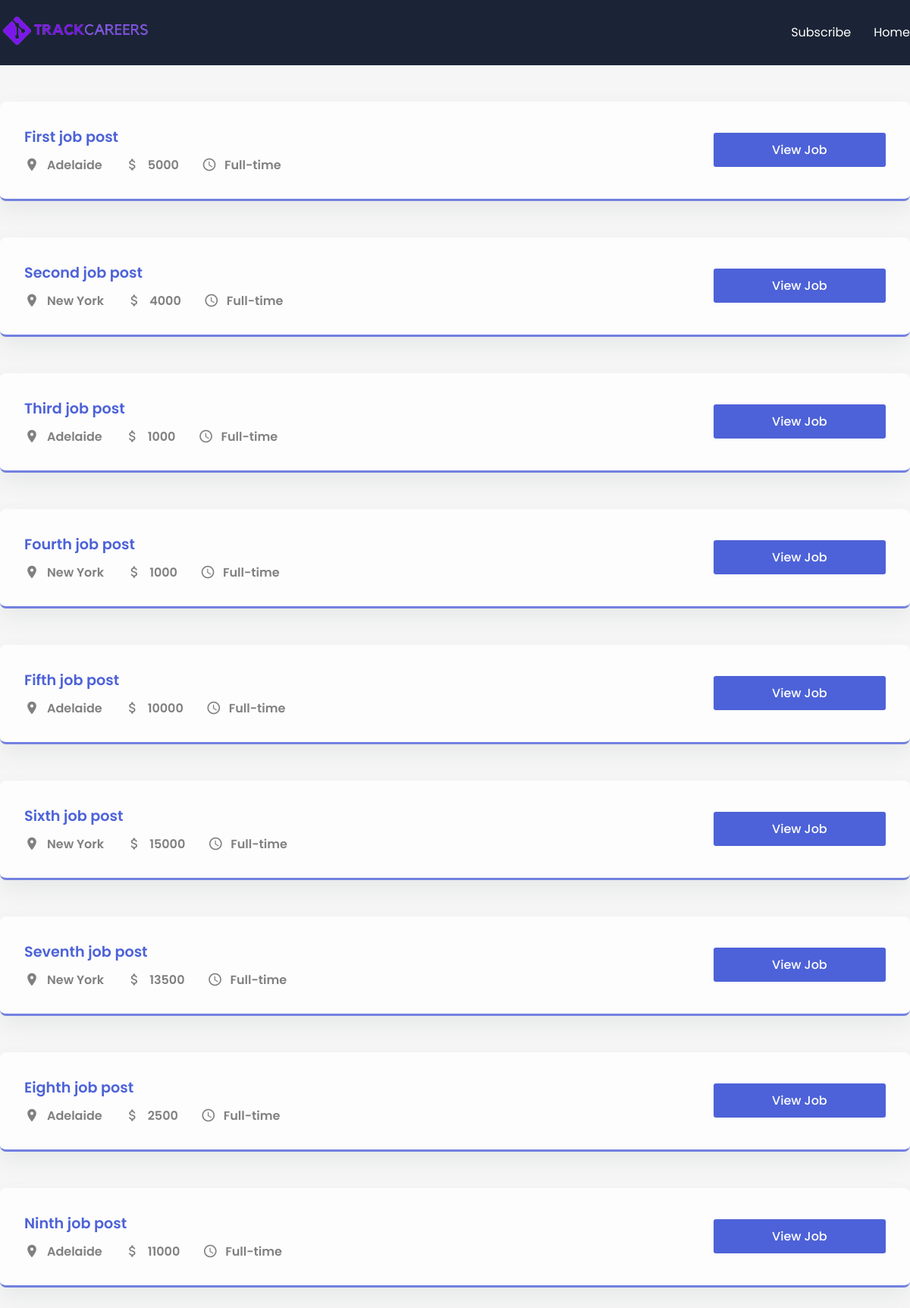
Before: / with the older database file.
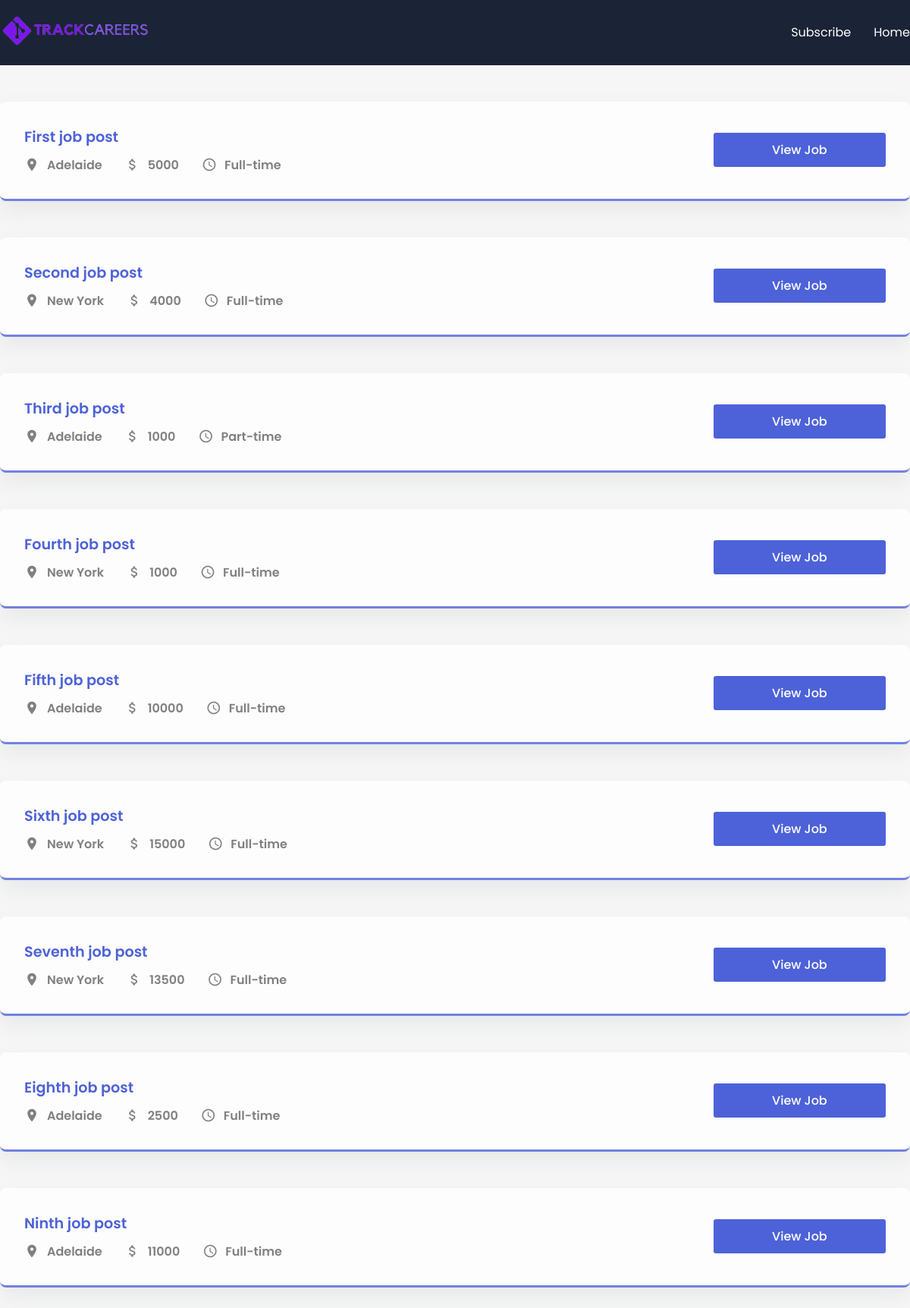
After: the same page with the newer database file.
### app/models.py (models this page shows, shortened)
class JobPost(models.Model):
    JOB_TYPE_CHOICES = [
        ('Full-time', 'Full-time'),
        ('Part-time', 'Part-time')
    ]
    title = models.CharField(max_length=200)
    description = models.TextField()
    date = models.DateTimeField(auto_now_add=True)
    expiry = models.DateField(null=True)
    salary = models.PositiveIntegerField()
    slug = models.SlugField(null=True, max_length=40, unique=True)
    location = models.ForeignKey(Location, on_delete=models.CASCADE, null=True)
    author = models.ForeignKey(Author, on_delete=models.CASCADE, null=True)
    skills = models.ManyToManyField(Skills)
    type = models.CharField(max_length=200, null=False, choices=JOB_TYPE_CHOICES)

class Location(models.Model):
    street = models.CharField(max_length=200)
    city = models.CharField(max_length=200)
    state = models.CharField(max_length=200)
    country = models.CharField(max_length=200)
    zip = models.CharField(max_length=200)

### app/views.py (the view)
# urls.py: path('', views.job_list, name='jobs_home'),
def job_list(request):
    jobs = JobPost.objects.all()
    context = {"jobs": jobs}
    return render(request, 'app/index.html', context)

### app/templates/app/index.html (shortened to what this page needs)
{% extends 'base.html' %}
{% block content %}
<section>
          <div class="container">
              {% for job in jobs %}
                    <div class="post">
                      <div class="job-info">
                        <h1 class="job-title">{{ job.title }}</h1>
                        <div class="job-des">
                          <div class="location item">
                            <span class="material-icons"> place </span>
                            <p>{{ job.location.city }}</p>
                          </div>
                          <div class="budget item">
                            <span class="material-icons"> attach_money </span>
                            <p>{{ job.salary }}</p>
                          </div>
                          <div class="time item">
                            <span class="material-icons"> schedule </span>
                            <p>{{ job.type }}</p>
                          </div>
                        </div>
                      </div>
                      <div class="buttons">
                        <button class="apply">
                          <a href="{% url 'jobs_detail' job.id %}">View Job</a>
                        </button>
                      </div>
                    </div>
              {% endfor %}
          </div>
    </section>
{% endblock content %}

Changed rows visible on the page:
changed JobPost "Third job post": type "Full-time" → "Part-time"
